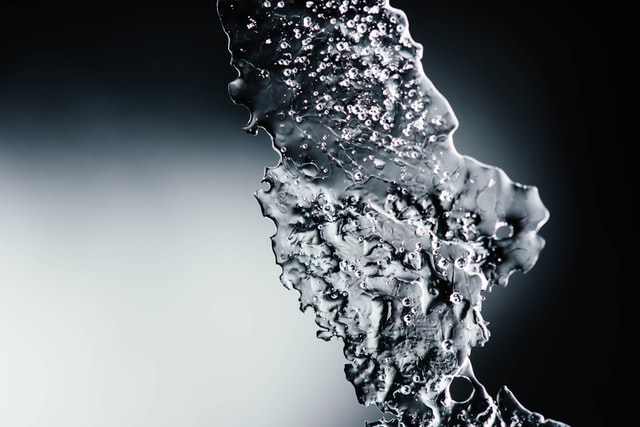
#> input picture Semana04/chuttersnap-dijDmGXAiFY-unsplash.jpg, 640 x 427 px
$ jupyter execute multiprocessing.ipynb
#> lines starting #> are read from the running program, lines starting #| are printed output that depends on the picture
[cell 1]
import time
start = time.perf_counter()
def do_something (): #cria a função do_something
  print('sleeping in 3 seconds..')
  time.sleep(3) #processará por 3 segundos
  print('done sleeping')
do_something()

finish = time.perf_counter()
print(f'Finished in {round(finish-start,3)} segundos(s)') # imprime as diferenças de tempo = tempo de exec.

[cell 2]
import time
start = time.perf_counter()
def do_something ():
  print('sleeping in 3 seconds..')
  time.sleep(3)
  print('done sleeping')
do_something() #roda do_something 2 vezes
do_something()

finish = time.perf_counter()
print(f'Finished in {round(finish-start,3)} segundos(s)')

[cell 3]
import multiprocessing
import time
start = time.perf_counter()
def do_something ():
  print('sleeping in 3 seconds..')
  time.sleep(3)
  print('done sleeping')

p1 = multiprocessing.Process(target = do_something)
p2 = multiprocessing.Process(target = do_something)

p1.start() #inicia o processo 1
p2.start() # inicia o processo 2


p1.join() # join garante que o código continuará
p2.join() # somente após o fim da execução dos processos

finish = time.perf_counter()
print(f'Finished in {round(finish-start,3)} segundos(s)')

[cell 4]
import multiprocessing
import time
start = time.perf_counter()
def do_something (seconds):
  print('sleeping {seconds} in 1 seconds(s)..')
  time.sleep(seconds)
  print('done sleeping')


processos=[]
for _ in range(10): #utilizando o for para rodar do_something 5 vezes
  p = multiprocessing.Process(target= do_something, args=[1.5])
  p.start()
  processos.append(p)

for processo in processos: #garante que o join será executado somente ao final do for acima
   processo.join()


finish = time.perf_counter()
print(f'Finished in {round(finish-start,3)} segundos(s)')

[cell 5]
import concurrent.futures
import multiprocessing
import time
start = time.perf_counter()
def do_something (seconds):
  print('sleeping {seconds} in 1 seconds(s)..')
  time.sleep(seconds)
  return 'done sleeping'

with concurrent.futures.ProcessPoolExecutor() as executor:
  f1 = executor.submit(do_something,1)
  print(f1.result())


finish = time.perf_counter()
print(f'Finished in {round(finish-start,3)} segundos(s)')

[cell 6]
import concurrent.futures
import multiprocessing
import time
start = time.perf_counter()
def do_something (seconds):
  print(f'sleeping {seconds} in seconds(s)..')
  time.sleep(seconds)
  return f'done sleeping... {seconds}'

with concurrent.futures.ProcessPoolExecutor() as executor:
  secs = [5,4,3,2,1]
  results = [executor.submit(do_something, sec)for sec in range(10)]

  for f in concurrent.futures.as_completed(results):
    print(f.result())
finish = time.perf_counter()
print(f'Finished in {round(finish-start,3)} segundos(s)')

[cell 7]
import concurrent.futures
import multiprocessing
import time
start = time.perf_counter()
def do_something (seconds):
  print(f'sleeping {seconds} second(s)..')
  time.sleep(seconds)
  return f'done sleeping.. {seconds}'

with concurrent.futures.ProcessPoolExecutor() as executor:
  secs = [5,4,3,2,1]
  results = executor.map(do_something, secs) #utilizacao do recurso map; rodará do_something
                                            # sobre os secs

  for result in results:
     print(result)

finish = time.perf_counter()
print(f'Finished in {round(finish-start,3)} segundos(s)')

[cell 8]
import concurrent.futures
import multiprocessing
import time
start = time.perf_counter()
def do_something (seconds):
  print(f'sleeping {seconds} second(s)..')
  time.sleep(seconds)
  return f'done sleeping.. {seconds}'

with concurrent.futures.ProcessPoolExecutor() as executor:
  secs = [5,4,3,2,1]
  results = executor.map(do_something, secs) #utilizacao do recurso map; rodará do_something
                                            # sobre os secs

finish = time.perf_counter()
print(f'Finished in {round(finish-start,3)} segundos(s)')

[cell 9]
import time
from PIL import Image, ImageFilter

imagens_names = [
'chuttersnap-dijDmGXAiFY-unsplash.jpg'
]
t1 = time.perf_counter()
size = (640,427)

for imagens in imagens_names:
  img = Image.open(imagens)
#> img is the input picture: PIL image 640x427 RGB; mean R, G, B 101.4, 107.2, 111.4
  img = img.filter(ImageFilter.GaussianBlur(15))
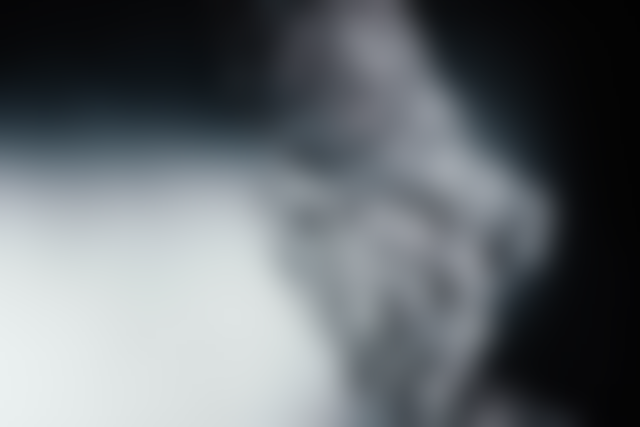
#> img: PIL image 640x427 RGB; mean R, G, B 101.4, 107.1, 111.4

  img.thumbnail(size)
  img.save(f'processed/{imagens}')
  print(f'{imagens} was processed.')

t2 = time.perf_counter()
print(f'Finished in {t2-t1} seconds')
